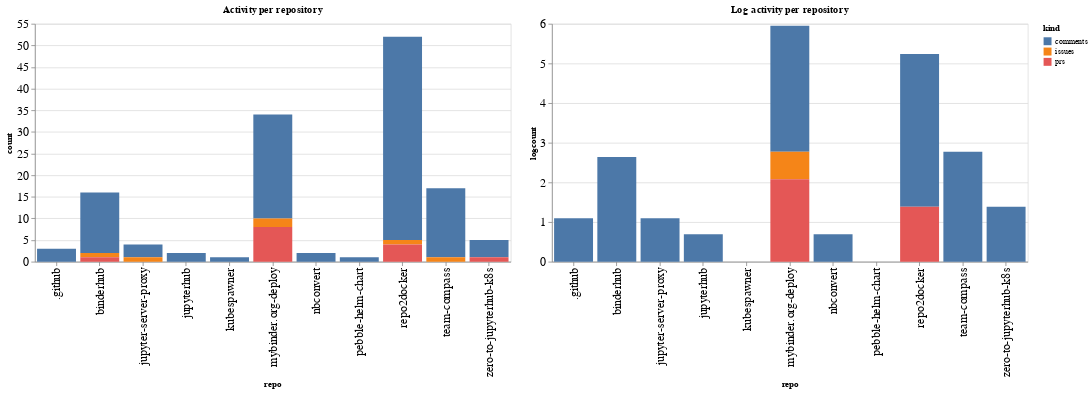

This figure's notebook cell:
### Code cell
ch1 = alt.Chart(repo_summaries, width=600, title="Activity per repository").mark_bar().encode(
    x='repo',
    y='count',
    color='kind',
    tooltip="kind"
)

ch2 = alt.Chart(repo_summaries, width=600, title="Log activity per repository").mark_bar().encode(
    x='repo',
    y='logcount',
    color='kind',
    tooltip="kind"
)

ch1 | ch2

### Figure 1 — Vega-Lite specification as saved in the notebook (floating-point values rounded to 4 significant figures)
{"config": {"axisLeft": {"labelFontSize": 15}, "axisBottom": {"labelFontSize": 15}}, "hconcat": [{"mark": "bar", "encoding": {"color": {"type": "nominal", "field": "kind"}, "tooltip": {"type": "nominal", "field": "kind"}, "x": {"type": "nominal", "field": "repo"}, "y": {"type": "quantitative", "field": "count"}}, "title": "Activity per repository", "width": 600}, {"mark": "bar", "encoding": {"color": {"type": "nominal", "field": "kind"}, "tooltip": {"type": "nominal", "field": "kind"}, "x": {"type": "nominal", "field": "repo"}, "y": {"type": "quantitative", "field": "logcount"}}, "title": "Log activity per repository", "width": 600}], "data": {"name": "data-e7b1b90606b9f21e3e86289cb80e3778"}, "$schema": "https://vega.github.io/schema/vega-lite/v4.8.1.json", "datasets": {"data-e7b1b90606b9f21e3e86289cb80e3778": [{"repo": ".github", "kind": "comments", "count": 3, "logcount": 1.099}, {"repo": "binderhub", "kind": "comments", "count": 14, "logcount": 2.639}, {"repo": "binderhub", "kind": "issues", "count": 1, "logcount": 0.0}, {"repo": "binderhub", "kind": "prs", "count": 1, "logcount": 0.0}, {"repo": "jupyter-server-proxy", "kind": "comments", "count": 3, "logcount": 1.099}, {"repo": "jupyter-server-proxy", "kind": "issues", "count": 1, "logcount": 0.0}, {"repo": "jupyterhub", "kind": "comments", "count": 2, "logcount": 0.6931}, {"repo": "kubespawner", "kind": "comments", "count": 1, "logcount": 0.0}, {"repo": "mybinder.org-deploy", "kind": "comments", "count": 24, "logcount": 3.178}, {"repo": "mybinder.org-deploy", "kind": "issues", "count": 2, "logcount": 0.6931}, {"repo": "mybinder.org-deploy", "kind": "prs", "count": 8, "logcount": 2.079}, {"repo": "nbconvert", "kind": "comments", "count": 2, "logcount": 0.6931}, {"repo": "pebble-helm-chart", "kind": "comments", "count": 1, "logcount": 0.0}, {"repo": "repo2docker", "kind": "comments", "count": 47, "logcount": 3.85}, {"repo": "repo2docker", "kind": "issues", "count": 1, "logcount": 0.0}, {"repo": "repo2docker", "kind": "prs", "count": 4, "logcount": 1.386}, {"repo": "team-compass", "kind": "comments", "count": 16, "logcount": 2.773}, {"repo": "team-compass", "kind": "issues", "count": 1, "logcount": 0.0}, {"repo": "zero-to-jupyterhub-k8s", "kind": "comments", "count": 4, "logcount": 1.386}, {"repo": "zero-to-jupyterhub-k8s", "kind": "prs", "count": 1, "logcount": 0.0}]}}
